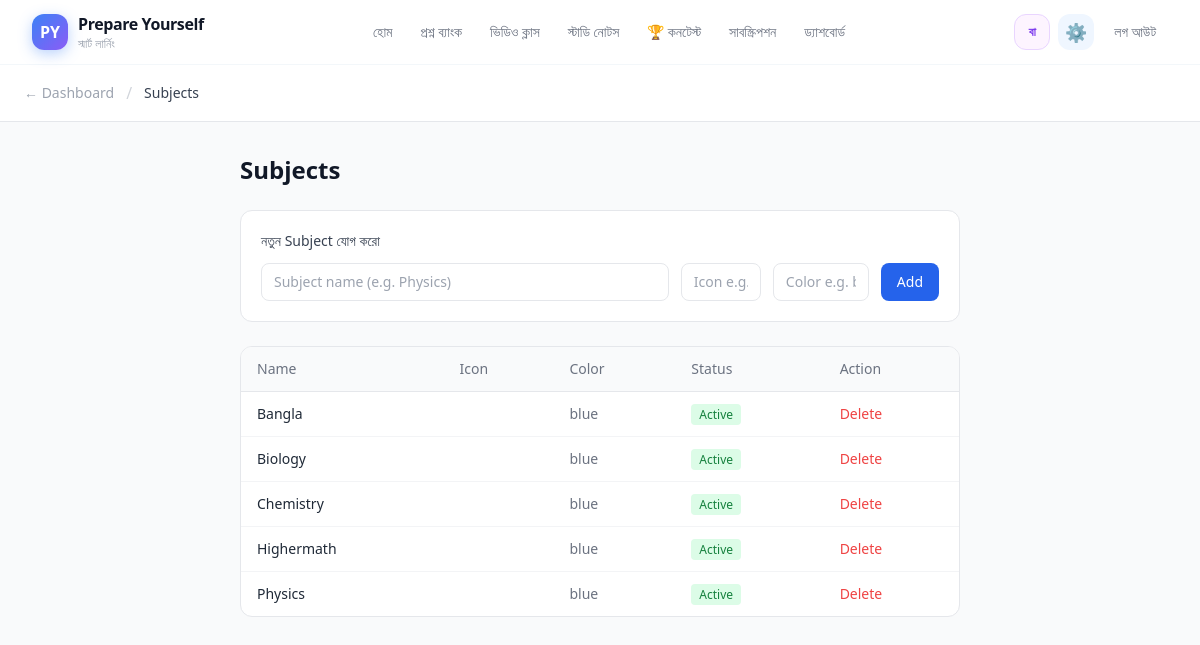
/manage/subjects/ (signed in), run on the app's committed database.
### core/models.py (models this page shows, shortened)
class Subject(models.Model):
    name = models.CharField(max_length=100, unique=True)
    slug = models.SlugField(unique=True, blank=True)
    icon = models.CharField(max_length=10, blank=True)
    color = models.CharField(max_length=20, default='blue')
    is_active = models.BooleanField(default=True)
    class Meta:
        ordering = ['name']

### core/views.py (the view)
    def wrapper(request, *args, **kwargs):
        if not request.user.is_authenticated:
            return redirect('login')
        try:
            if request.user.profile.role != 'ADMIN':
                messages.error(request, 'শুধু Teacher/Tutor/Institution এই page access করতে পারবে।')
                return redirect('home')
        except UserProfile.DoesNotExist:
            return redirect('home')
        return view_func(request, *args, **kwargs)

### core/context_processors.py (called while the page is built, shortened)
def user_role(request):
    is_admin = False
    is_superadmin = False
    unread_count = 0
    grade_queue_count = 0
    lang = getattr(request, 'LANG', 'bn')
    if request.user.is_authenticated:
        try:
            is_admin = request.user.profile.role == 'ADMIN'
            is_superadmin = request.user.profile.is_superadmin
            if request.user.is_staff or is_superadmin or is_admin:
                from core.models import ExamAttempt
                grade_queue_count = ExamAttempt.objects.filter(status='CQ_PENDING').count()
        except Exception:
            pass
    return {
        'is_admin': is_admin,
        'is_superadmin': is_superadmin,
        'unread_count': unread_count,
        'grade_queue_count': grade_queue_count,
        'LANG': lang,
    }

### core/views.py (called while the page is built)
def admin_required(view_func):
    def wrapper(request, *args, **kwargs):
        if not request.user.is_authenticated:
            return redirect('login')
        try:
            if request.user.profile.role != 'ADMIN':
                messages.error(request, 'শুধু Teacher/Tutor/Institution এই page access করতে পারবে।')
                return redirect('home')
        except UserProfile.DoesNotExist:
            return redirect('home')
        return view_func(request, *args, **kwargs)
    wrapper.__name__ = view_func.__name__
    return wrapper

@admin_required
def manage_subjects(request):
    subjects = Subject.objects.all()
    return render(request, 'manage/subjects.html', {'subjects': subjects})

### templates/manage/subjects.html (shortened to what this page needs)
{% extends 'base.html' %}
{% block content %}
<div class="min-h-screen bg-gray-50">
  <div class="bg-white border-b border-gray-200 px-6 py-4 flex items-center gap-3">
    <a href="{% url 'manage_dashboard' %}" class="text-gray-400 hover:text-gray-600 text-sm">← Dashboard</a>
    <span class="text-gray-300">/</span>
    <span class="text-sm font-medium text-gray-700">Subjects</span>
  </div>
  <div class="max-w-3xl mx-auto px-6 py-8">
    <h1 class="text-2xl font-bold text-gray-900 mb-6">Subjects</h1>
    <form method="post" action="{% url 'subject_add' %}" class="bg-white rounded-xl border border-gray-200 p-5 mb-6">
      <p class="text-sm font-medium text-gray-700 mb-3">নতুন Subject যোগ করো</p>
      <div class="flex gap-3">
        <input type="text" name="name" placeholder="Subject name (e.g. Physics)" required
          class="flex-1 border border-gray-200 rounded-lg px-3 py-2 text-sm focus:outline-none focus:ring-2 focus:ring-blue-500">
        <input type="text" name="icon" placeholder="Icon e.g. ⚡"
          class="w-20 border border-gray-200 rounded-lg px-3 py-2 text-sm text-center">
        <input type="text" name="color" placeholder="Color e.g. blue"
          class="w-24 border border-gray-200 rounded-lg px-3 py-2 text-sm">
        <button type="submit" class="bg-blue-600 text-white px-4 py-2 rounded-lg text-sm font-medium hover:bg-blue-700">Add</button>
      </div>
    </form>
    <div class="bg-white rounded-xl border border-gray-200 overflow-hidden">
      <table class="w-full text-sm">
        <thead class="bg-gray-50 border-b border-gray-200">
          <tr>
            <th class="text-left px-4 py-3 text-gray-500 font-medium">Name</th>
            <th class="text-left px-4 py-3 text-gray-500 font-medium">Icon</th>
            <th class="text-left px-4 py-3 text-gray-500 font-medium">Color</th>
            <th class="text-left px-4 py-3 text-gray-500 font-medium">Status</th>
            <th class="text-left px-4 py-3 text-gray-500 font-medium">Action</th>
          </tr>
        </thead>
        <tbody class="divide-y divide-gray-100">
          {% for s in subjects %}
          <tr class="hover:bg-gray-50">
            <td class="px-4 py-3 font-medium text-gray-800">{{ s.name }}</td>
            <td class="px-4 py-3 text-xl">{{ s.icon }}</td>
            <td class="px-4 py-3 text-gray-500">{{ s.color }}</td>
            <td class="px-4 py-3">
              <span class="px-2 py-0.5 rounded text-xs {% if s.is_active %}bg-green-100 text-green-700{% else %}bg-gray-100 text-gray-500{% endif %}">
                {% if s.is_active %}Active{% else %}Inactive{% endif %}
              </span>
            </td>
            <td class="px-4 py-3">
              <form method="post" action="{% url 'subject_delete' s.pk %}" onsubmit="return confirm('Delete করবে?')">
                <button type="submit" class="text-red-500 hover:underline text-sm">Delete</button>
              </form>
            </td>
          </tr>
          {% empty %}
          <tr><td colspan="5" class="px-4 py-8 text-center text-gray-400">কোনো subject নেই।</td></tr>
          {% endfor %}
        </tbody>
      </table>
    </div>
  </div>
</div>
{% endblock %}

### templates/base.html (shortened to what this page needs)
<!DOCTYPE html>
<html lang="bn">
<head>
    <script src="https://cdn.tailwindcss.com"></script>
    <link rel="stylesheet" href="https://cdn.jsdelivr.net/npm/aos@2.3.4/dist/aos.css">
    {% load static %}
    <link rel="stylesheet" href="{% static 'css/styles.css' %}">
    <link rel="stylesheet"
          href="https://cdn.jsdelivr.net/npm/katex@0.16.11/dist/katex.min.css"
>
</head>
<body class="bg-gray-50 font-sans antialiased">
    {% include 'includes/navbar.html' %}
    <main class="min-h-screen">
        {% block content %}{% endblock %}
    </main>
</body>
</html>

### templates/includes/navbar.html (shortened to what this page needs)
{% with url_name=request.resolver_match.url_name %}
<nav id="main-navbar" class="bg-white sticky top-0 z-50" style="border-bottom: 1px solid rgba(241,245,249,0.8);">
    <div class="max-w-7xl mx-auto px-4 sm:px-6 lg:px-8">
        <div class="flex justify-between items-center h-16">
            <a href="{% url 'home' %}" class="flex items-center gap-2.5 group">
                <div class="w-9 h-9 rounded-xl flex items-center justify-center text-white font-bold text-base flex-shrink-0"
                     style="background: linear-gradient(135deg, #3b82f6, #8b5cf6); box-shadow: 0 4px 14px rgba(59,130,246,0.35);">
                    PY
                </div>
                <div class="flex flex-col leading-none">
                    <span class="font-bold text-gray-900 text-base tracking-tight group-hover:text-blue-600 transition-colors duration-200">Prepare Yourself</span>
                    <span class="text-xs text-gray-400 font-medium">{% if LANG == 'en' %}Smart Learning{% else %}স্মার্ট লার্নিং{% endif %}</span>
                </div>
            </a>
            <div class="hidden md:flex items-center gap-1">
                <a href="{% url 'home' %}" class="nav-link {% if url_name == 'home' %}nav-active{% endif %} text-sm px-3 py-2 rounded-lg transition-colors duration-200">{% if LANG == 'en' %}Home{% else %}হোম{% endif %}</a>
                <a href="{% url 'question_bank' %}" class="nav-link {% if url_name == 'question_bank' %}nav-active{% endif %} text-sm px-3 py-2 rounded-lg transition-colors duration-200">{% if LANG == 'en' %}Question Bank{% else %}প্রশ্ন ব্যাংক{% endif %}</a>
                <a href="{% url 'practical_videos' %}" class="nav-link {% if url_name == 'practical_videos' %}nav-active{% endif %} text-sm px-3 py-2 rounded-lg transition-colors duration-200">{% if LANG == 'en' %}Practical Videos{% else %}ভিডিও ক্লাস{% endif %}</a>
                <a href="{% url 'study_notes' %}" class="nav-link {% if url_name == 'study_notes' %}nav-active{% endif %} text-sm px-3 py-2 rounded-lg transition-colors duration-200">{% if LANG == 'en' %}Study Notes{% else %}স্টাডি নোটস{% endif %}</a>
                <a href="{% url 'contest_list' %}" class="nav-link {% if url_name == 'contest_list' %}nav-active{% endif %} text-sm px-3 py-2 rounded-lg transition-colors duration-200">
                    <span class="text-yellow-500">🏆</span> {% if LANG == 'en' %}Contests{% else %}কনটেস্ট{% endif %}
                </a>
                <a href="{% url 'pricing' %}" class="nav-link {% if url_name == 'pricing' %}nav-active{% endif %} text-sm px-3 py-2 rounded-lg transition-colors duration-200">{% if LANG == 'en' %}Subscription{% else %}সাবস্ক্রিপশন{% endif %}</a>
                <a href="{% url 'dashboard' %}" class="nav-link {% if url_name == 'dashboard' %}nav-active{% endif %} text-sm px-3 py-2 rounded-lg transition-colors duration-200">{% if LANG == 'en' %}Dashboard{% else %}ড্যাশবোর্ড{% endif %}</a>
            </div>
            <div class="flex items-center gap-2">
                <div class="hidden md:flex items-center gap-2">
                    <a href="{% url 'toggle_language' %}"
                       title="{% if LANG == 'en' %}Switch to বাংলা{% else %}Switch to English{% endif %}"
                       class="w-9 h-9 flex items-center justify-center rounded-xl border transition-all duration-200 hover:scale-110 hover:shadow-md font-bold text-xs select-none"
                       style="{% if LANG == 'en' %}background:#eff6ff;border-color:#bfdbfe;color:#1d4ed8;{% else %}background:#fdf4ff;border-color:#e9d5ff;color:#7c3aed;{% endif %}">
                        {% if LANG == 'en' %}EN{% else %}বা{% endif %}
                    </a>
                    {% if request.user.is_authenticated %}
                        {% if is_superadmin %}
                        <a href="{% url 'superadmin_dashboard' %}"
                           title="{% if LANG == 'en' %}Super Admin{% else %}সুপার এডমিন{% endif %}"
                           class="w-9 h-9 flex items-center justify-center rounded-xl bg-purple-50 hover:bg-purple-100 text-purple-600 transition-all duration-200 hover:scale-110 hover:shadow-md text-lg">
                            👑
                        </a>
                        {% elif is_admin %}
                        <a href="{% url 'manage_dashboard' %}"
                           title="{% if LANG == 'en' %}Manage Panel{% else %}ম্যানেজ প্যানেল{% endif %}"
                           class="w-9 h-9 flex items-center justify-center rounded-xl bg-blue-50 hover:bg-blue-100 text-blue-600 transition-all duration-200 hover:scale-110 hover:shadow-md text-lg">
                            ⚙️
                        </a>
                        {% endif %}
                        <a href="{% url 'logout' %}" class="text-sm font-medium text-gray-500 hover:text-red-500 px-3 py-2 rounded-lg hover:bg-red-50 transition-all duration-200">{% if LANG == 'en' %}Log Out{% else %}লগ আউট{% endif %}</a>
                    {% endif %}
                </div>
            </div>
        </div>
    </div>
</nav>
{% endwith %}

### static/css/styles.css (style rules this page uses)
:root { --blue: #3b82f6; --blue-dark: #2563eb; --purple: #8b5cf6; --purple-dark: #7c3aed; --cyan: #06b6d4; --gradient: linear-gradient(135deg, #3b82f6 0%, #8b5cf6 100%); --shadow-sm: 0 4px 6px -1px rgba(0,0,0,0.07), 0 2px 4px -2px rgba(0,0,0,0.05); --shadow-md: 0 10px 25px -5px rgba(0,0,0,0.1), 0 4px 10px -4px rgba(0,0,0,0.06); --shadow-lg: 0 20px 40px -10px rgba(0,0,0,0.14), 0 8px 16px -6px rgba(0,0,0,0.08); --shadow-glow: 0 8px 32px rgba(59,130,246,0.3); --ease-expo: cubic-bezier(0.16, 1, 0.3, 1); --ease-spring: cubic-bezier(0.34, 1.56, 0.64, 1); --ease-smooth: cubic-bezier(0.4, 0, 0.2, 1); }
html { scroll-behavior: smooth; }
body { background: #f8fafc; font-family: 'Inter', system-ui, -apple-system, BlinkMacSystemFont, 'Segoe UI', sans-serif; -webkit-font-smoothing: antialiased; -moz-osx-font-smoothing: grayscale; overflow-x: hidden; }
#main-navbar { background: white; transition: background 0.3s ease, box-shadow 0.3s ease, border-color 0.3s ease; }
.nav-link { position: relative; font-weight: 500; color: #6b7280; transition: color 0.2s; }
.nav-link::after { content: ''; position: absolute; bottom: -4px; left: 50%; transform: translateX(-50%); height: 2px; width: 0; background: linear-gradient(90deg, #3b82f6, #8b5cf6); border-radius: 2px; transition: width 0.25s cubic-bezier(0.16, 1, 0.3, 1); }

### data on the page
Subject: name "Bangla", color "blue", is_active "Active"
Subject: name "Biology", color "blue", is_active "Active"
Subject: name "Chemistry", color "blue", is_active "Active"
Subject: name "Highermath", color "blue", is_active "Active"
Subject: name "Physics", color "blue", is_active "Active"
